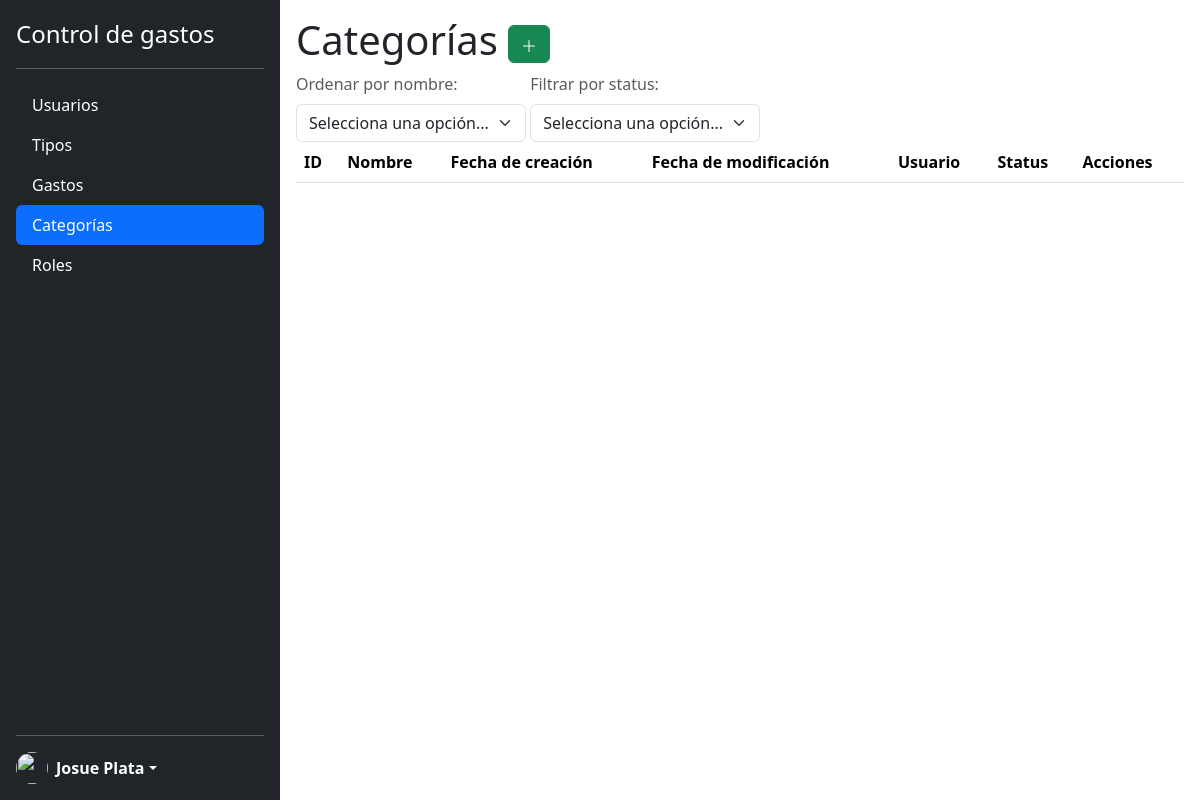
/modules/categorias/index.php (signed in), run on an earlier commit of the app's database.
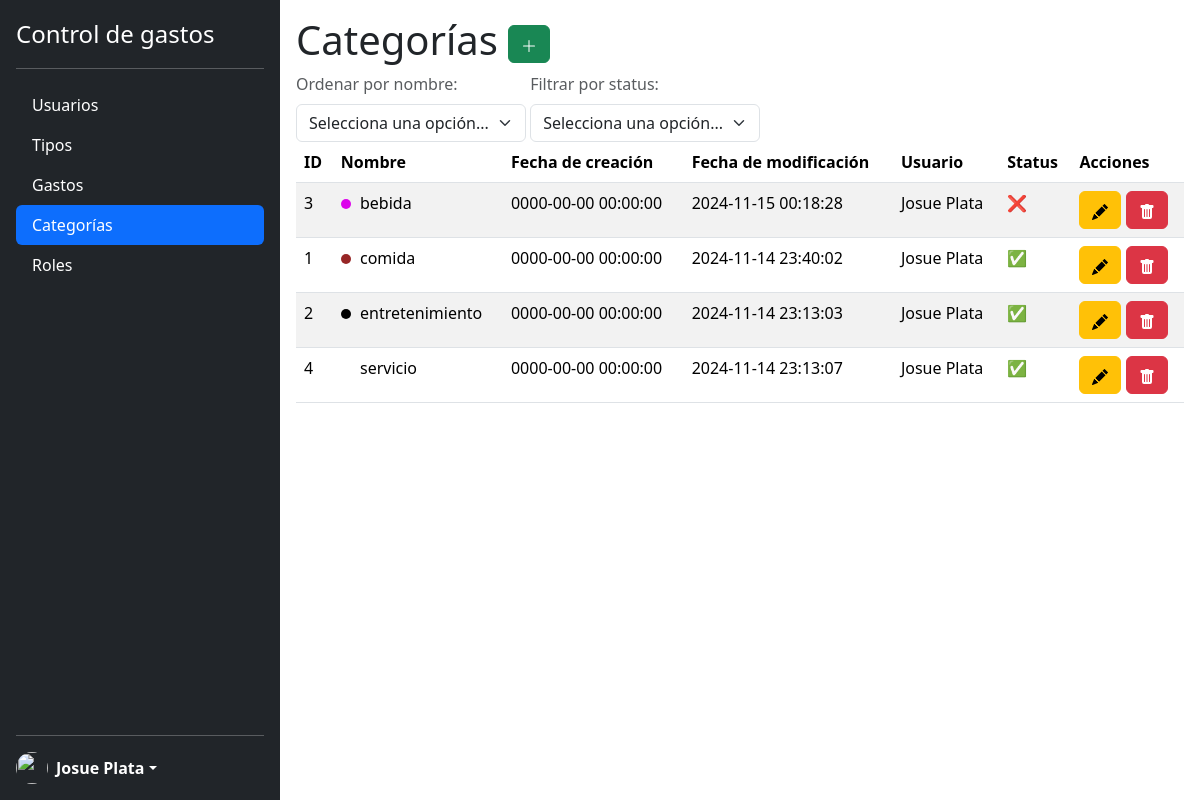
And on a later commit of the database.
### tables this page shows
CREATE TABLE `categorias` (
  `id` int(11) UNSIGNED NOT NULL,
  `nombre` varchar(50) NOT NULL,
  `creacion` datetime DEFAULT current_timestamp(),
  `modificacion` datetime DEFAULT current_timestamp() ON UPDATE current_timestamp(),
  `usuario` int(11) UNSIGNED NOT NULL,
  `status` int(1) NOT NULL,
  `color` char(6) NOT NULL
);

CREATE TABLE `usuarios` (
  `id` int(11) UNSIGNED NOT NULL,
  `nombre` varchar(50) NOT NULL,
  `telefono` varchar(10) NOT NULL,
  `correo` varchar(255) NOT NULL,
  `password` varchar(50) NOT NULL,
  `rol` int(11) UNSIGNED NOT NULL,
  `creacion` datetime DEFAULT current_timestamp(),
  `modificacion` datetime DEFAULT current_timestamp() ON UPDATE current_timestamp(),
  `status` int(1) NOT NULL
);

### modules/categorias/index.php (the view, shortened to what this page needs)
<?php
    require_once '../../lib/db.php';
?>
<!DOCTYPE html>
<html lang="en">
<head>
    <?php include_once '../../lib/head.php'; ?>
</head>
<body class="d-flex flex-nowrap">
    <?php
    $idUsuario = $_SESSION['id'];
    include_once '../../lib/sidebar.php';
    ?>
    <section class="p-3 w-100">
        <h1>Categorías
            <a href="insertar.php" class="btn btn-success">
                <svg xmlns="http://www.w3.org/2000/svg" width="16" height="16" fill="currentColor" class="bi bi-plus-lg" viewBox="0 0 16 16">
                    <path fill-rule="evenodd" d="M8 2a.5.5 0 0 1 .5.5v5h5a.5.5 0 0 1 0 1h-5v5a.5.5 0 0 1-1 0v-5h-5a.5.5 0 0 1 0-1h5v-5A.5.5 0 0 1 8 2" />
                </svg>
            </a>
        </h1>
        <div class="d-inline-flex flex-column align-items-start">
            <form method="GET" action="index.php" class="d-inline">
                <label for="orderSelect" class="form-label text-muted">Ordenar por nombre:</label>
                <select name="order" id="orderSelect" class="form-select w-auto" onchange="this.form.submit()">
                    <option value="" disabled selected>Selecciona una opción...</option>
                </select>
            </form>
        </div>
        <div class="d-inline-flex flex-column align-items-start">
            <form method="GET" action="index.php" class="d-inline">
                <label for="statusCategorias" class="form-label text-muted">Filtrar por status:</label>
                <select name="statusCategorias" id="statusCategorias" class="form-select w-auto" onchange="this.form.submit()">
                    <option value="" disabled selected>Selecciona una opción...</option>
                </select>
            </form>
        </div>
        <table class="table table-striped table-hover">
            <thead>
                <tr>
                    <th>ID</th>
                    <th>Nombre</th>
                    <th>Fecha de creación</th>
                    <th>Fecha de modificación</th>
                    <th>Usuario</th>
                    <th>Status</th>
                    <th>Acciones</th>
                </tr>
            </thead>
            <tbody>
                <?php
                    $order = 'ASC';
                    $consulta = "SELECT c.id, c.nombre, c.creacion, c.modificacion, c.status, c.color, u.nombre as usuario FROM categorias c JOIN usuarios u ON c.usuario = u.id WHERE c.usuario = $idUsuario";
                    $consulta .= " ORDER BY c.nombre $order";
                    $resultado = mysqli_query($enlace, $consulta);
                    while($registro = mysqli_fetch_object($resultado)){
                ?>
                    <tr>
                        <td><?php echo $registro->id; ?></td>
                        <td>
                            <span style="display: inline-block; width: 10px; height: 10px; background-color: #<?php echo $registro->color; ?>; border-radius: 50%; margin-right: 5px;"></span>
                            <?php echo $registro->nombre; ?>
                        </td>
                        <td><?php echo $registro->creacion; ?></td>
                        <td><?php echo $registro->modificacion; ?></td>
                        <td><?php echo $registro->usuario; ?></td>
                        <td><?php echo $registro->status == 1 ? "✅" : "❌"; ?></td>
                        <td>
                            <a href="editar.php?id=<?php echo $registro->id; ?>" class="btn btn-warning">
                            </a>
                            <a href="eliminar.php?id=<?php echo $registro->id; ?>" class="btn btn-danger">
                            </a>
                        </td>
                    </tr>
                <?php } ?>
            </tbody>
        </table>
    </section>
</body>
</html>

What changed in the data, as far as the page shows it:
now on this page (row edited): categorias: id "3", nombre "bebida", creacion "0000-00-00 00:00:00", modificacion "2024-11-15 00:18:28", usuario.nombre "Josue Plata"
now on this page (row edited): categorias: id "1", nombre "comida", creacion "0000-00-00 00:00:00", modificacion "2024-11-14 23:40:02", usuario.nombre "Josue Plata"
now on this page (row edited): categorias: id "2", nombre "entretenimiento", creacion "0000-00-00 00:00:00", modificacion "2024-11-14 23:13:03", usuario.nombre "Josue Plata"
now on this page (row edited): categorias: id "4", nombre "servicio", creacion "0000-00-00 00:00:00", modificacion "2024-11-14 23:13:07", usuario.nombre "Josue Plata"
